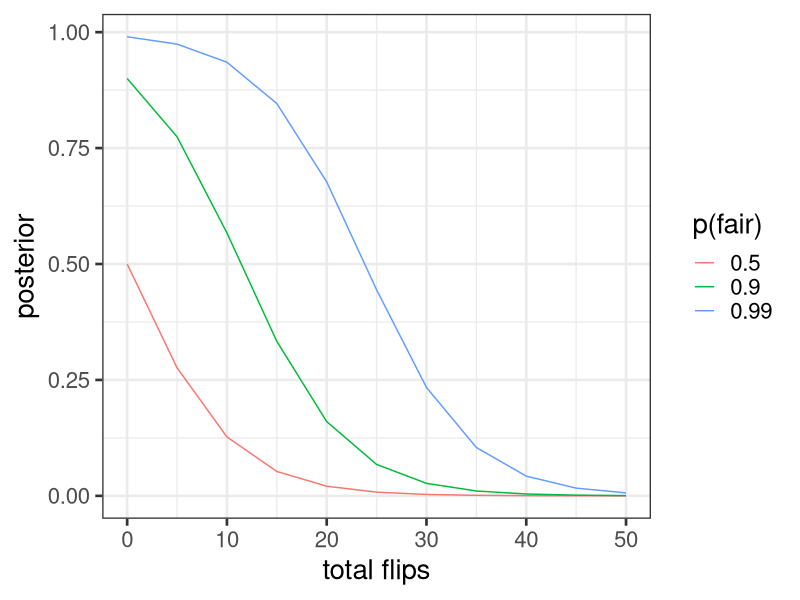

This chart was generated by the following R code:
## ---- chunk 1

## ---- chunk 2
library(tidyverse)
## ---- chunk 3
p_pos_g_vamp <- .95
p_pos_g_human <- .01
p_vamp <- .001
p_pos <- p_pos_g_vamp*p_vamp + p_pos_g_human*(1-p_vamp)

(p_pos_g_vamp * p_vamp) / p_pos
## ---- chunk 4
  # coin is either fair or biased 90% heads
n_heads <- 4
n_total <- 5

calc_p_fair <- function(n_heads, n_total, prior = .50){

fair_likeli <-  dbinom(n_heads, n_total, prob = .5)
unfair_likeli <-  dbinom(n_heads, n_total, prob = .8)

p_data <- prior * fair_likeli + (1-prior) * unfair_likeli

return((fair_likeli * prior) / p_data)
}


# calc_p_fair(4, 5, .5)

expand.grid(
  n_total = seq(0, 50, 5),
  prior = c(.50, .90, .99)
) %>% 
  mutate(
    n_heads = .8*n_total,
    posterior = pmap_dbl(list(n_heads, n_total, prior), calc_p_fair)
  ) %>% 
  ggplot(aes(x= n_total, y = posterior, color=factor(prior))) +
  geom_line() +
  labs(x = "total flips", color = "p(fair)") +
  theme_bw(base_size = 20)

